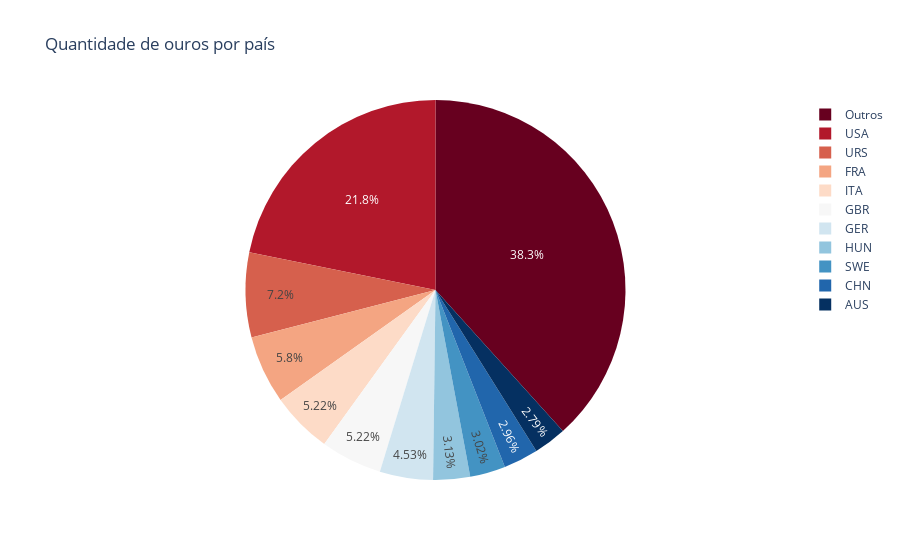

Write notebook code for a chart like this one.
### Code cell
'''
Usando o Plotly, criamos um gráfico de pizza com a quantidade de medalhas de ouro por país, dos 10 países com mais medalhas
de ouro e com a representação de um 11º valor que se refere a todos os outros países somados.
'''

fig9 = px.pie(df_atletas_verao_medalhas_por_evento_ouro_paises_top11, values='Quantity', names='NOC', 
            title='Quantidade de ouros por país',
            color_discrete_sequence=px.colors.sequential.RdBu)
fig9.show()

### Figure 1 — Plotly figure (JSON) as saved in the notebook; plotly's stock layout.template omitted (floating-point values rounded to 4 significant figures)
{"data": [{"domain": {"x": [0, 1], "y": [0, 1]}, "hovertemplate": "NOC=%{label}<br>Quantity=%{value}<extra></extra>", "labels": ["USA", "URS", "FRA", "ITA", "GBR", "GER", "HUN", "SWE", "CHN", "AUS", "Outros"], "legendgroup": "", "name": "", "showlegend": true, "type": "pie", "values": [376, 124, 100, 90, 90, 78, 54, 52, 51, 48, 660]}], "layout": {"legend": {"tracegroupgap": 0}, "piecolorway": ["rgb(103,0,31)", "rgb(178,24,43)", "rgb(214,96,77)", "rgb(244,165,130)", "rgb(253,219,199)", "rgb(247,247,247)", "rgb(209,229,240)", "rgb(146,197,222)", "rgb(67,147,195)", "rgb(33,102,172)", "rgb(5,48,97)"], "title": {"text": "Quantidade de ouros por país"}}}
